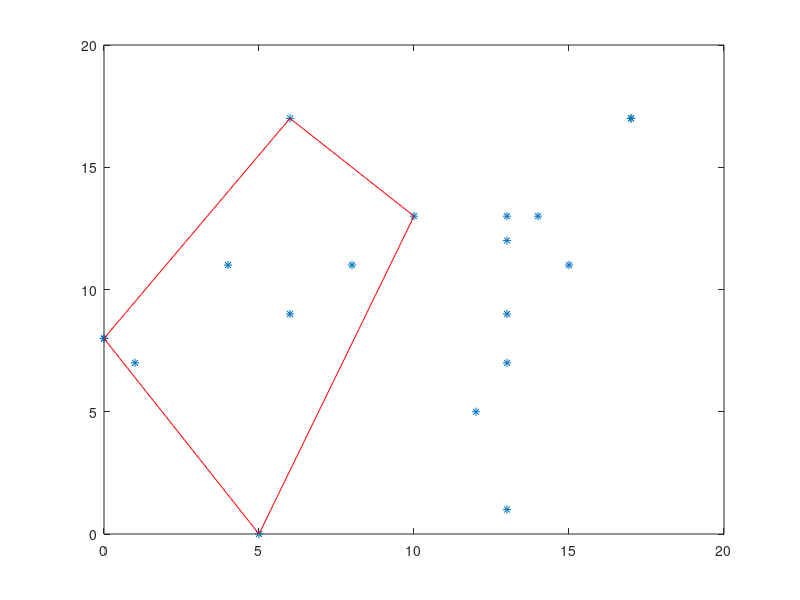

Source code (MATLAB):
#!/usr/bin/octave -qf
x = [0,0,0,1,4,5,6,6,8,10,12,13,13,13,13,13,14,15,17,17];
y = [8,8,8,7,11,0,9,17,11,13,5,1,7,9,12,13,13,11,17,17];
plot(x,y,'*')
x = [0,6];
y = [8,17];
hold on
plot(x,y,'r')
x = [6,10];
y = [17,13];
hold on
plot(x,y,'r')
x = [10,5];
y = [13,0];
hold on
plot(x,y,'r')
x = [5,0];
y = [0,8];
hold on
plot(x,y,'r')
pause()